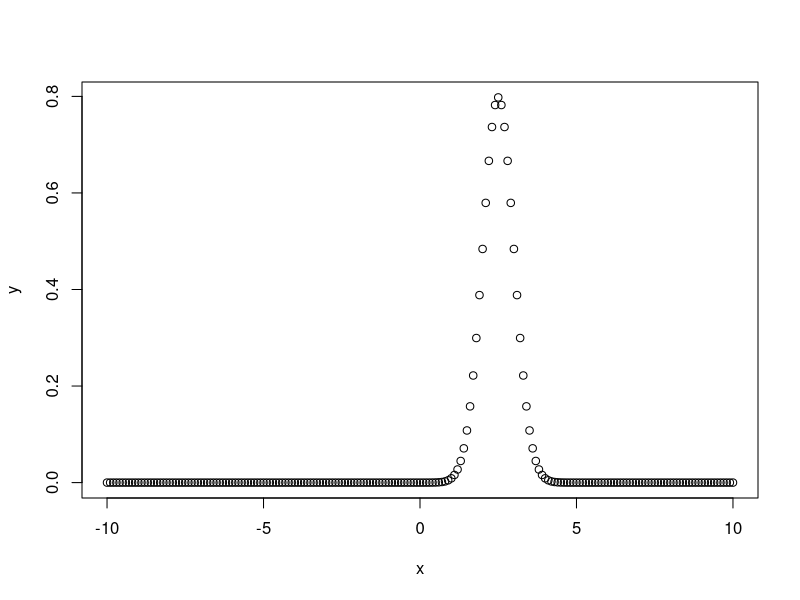
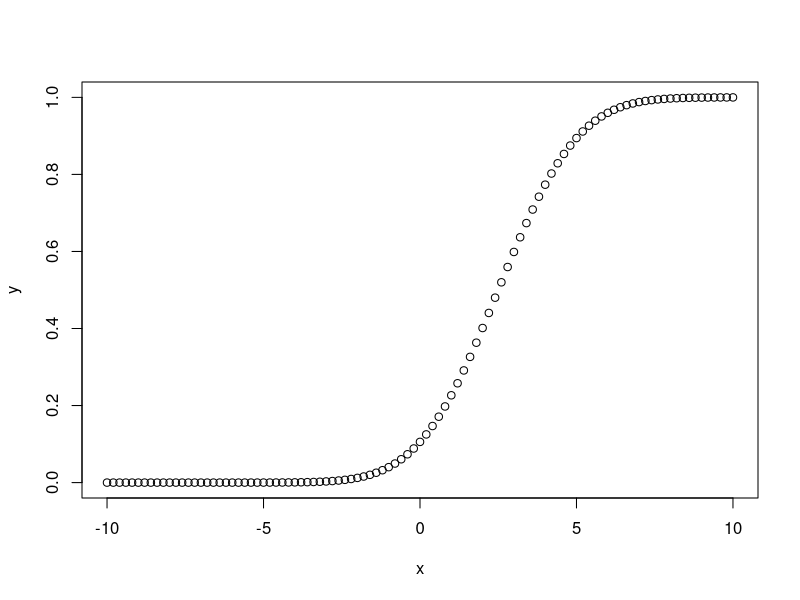
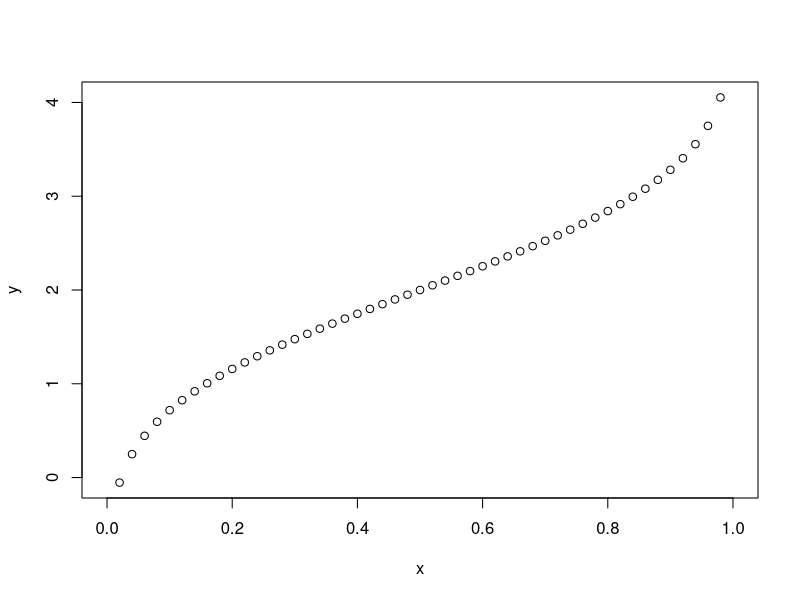
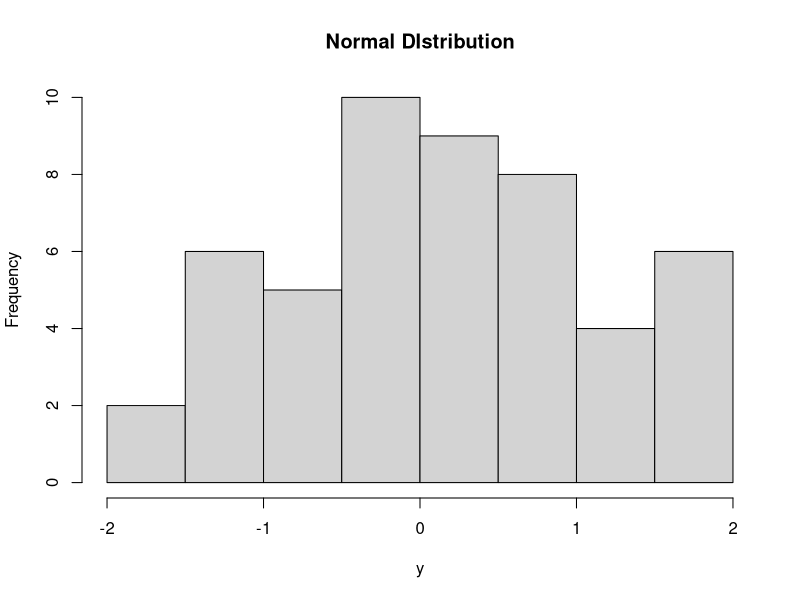

The R script that drew these images, in order:
x <- seq(-10, 10, by = .1)
y <- dnorm(x, mean = 2.5, sd = 0.5)
png(file = "dnorm.png")
plot(x,y)
dev.off()

x <- seq(-10,10,by = .2)
y <- pnorm(x, mean = 2.5, sd = 2)
png(file = "pnorm.png")
plot(x,y)
dev.off()


x <- seq(0, 1, by = 0.02)
y <- qnorm(x, mean = 2, sd = 1)
png(file = "qnorm.png")
plot(x,y)
dev.off()

y <- rnorm(50)
png(file = "rnorm.png")
hist(y, main = "Normal DIstribution")
dev.off()